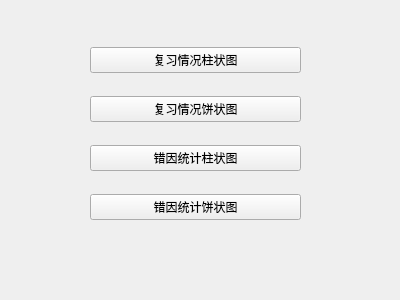
<?xml version="1.0" encoding="UTF-8"?>
<ui version="4.0">
 <class>showReviewStatistics</class>
 <widget class="QWidget" name="showReviewStatistics">
  <property name="geometry">
   <rect>
    <x>0</x>
    <y>0</y>
    <width>400</width>
    <height>300</height>
   </rect>
  </property>
  <property name="windowTitle">
   <string>Form</string>
  </property>
  <widget class="QWidget" name="verticalLayoutWidget">
   <property name="geometry">
    <rect>
     <x>90</x>
     <y>30</y>
     <width>211</width>
     <height>211</height>
    </rect>
   </property>
   <layout class="QVBoxLayout" name="verticalLayout">
    <item>
     <widget class="QPushButton" name="reviewBarButton">
      <property name="text">
       <string>复习情况柱状图</string>
      </property>
     </widget>
    </item>
    <item>
     <widget class="QPushButton" name="reviewPieButton">
      <property name="text">
       <string>复习情况饼状图</string>
      </property>
     </widget>
    </item>
    <item>
     <widget class="QPushButton" name="reasonBarButton">
      <property name="text">
       <string>错因统计柱状图</string>
      </property>
     </widget>
    </item>
    <item>
     <widget class="QPushButton" name="reasonPieButton">
      <property name="text">
       <string>错因统计饼状图</string>
      </property>
     </widget>
    </item>
   </layout>
  </widget>
 </widget>
 <resources/>
 <connections/>
</ui>
